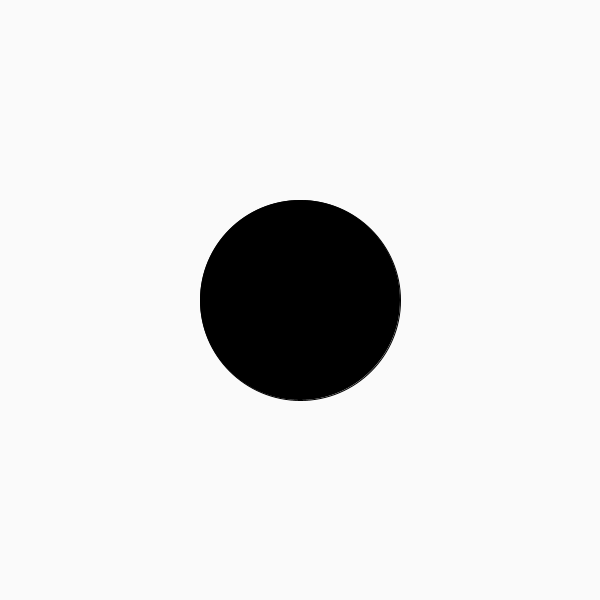
Frame 1 (no input)
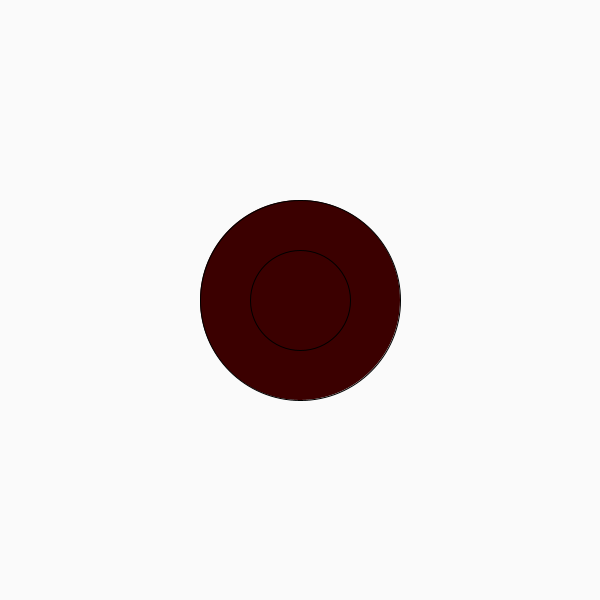
Frame 60 (the mouse pressed at the canvas centre just before this capture)
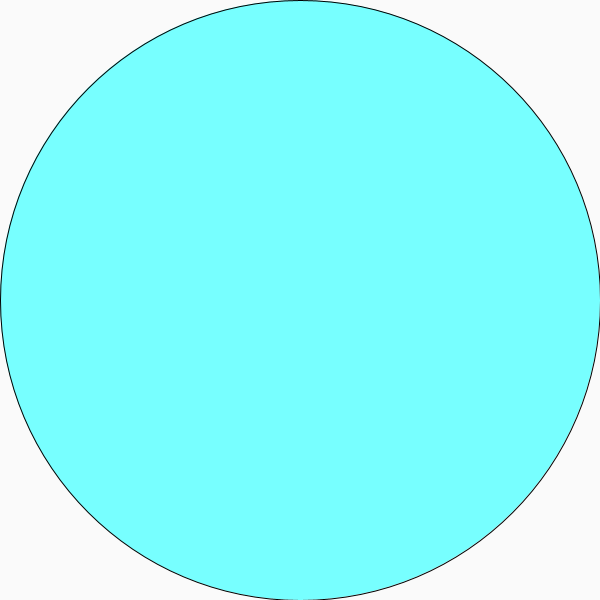
Frame 120 (the mouse held since frame 60 and released just before this capture)

The Processing sketch that drew these frames (run headless with seeded random() and noise(); from frame 60 on, the mouse is pressed at the canvas centre):

// Processing sketch: day_02_variables
// ── day_02_variables.pde

//Define Global Variables

color circleColor;
int circleColRed;

//previous positions of mouse
float pMouseX; 
float pMouseY; 

void setup() {
  background(250);
  size(600,600); 
  circleColRed = 0;
  circleColor = color(circleColRed, 100, 200); 
}

void draw() { 
  background(250);

   //define variables that are functions of mouse and previous mouse
   float diffX = abs(mouseX-pMouseX); 
   float diffY = abs(mouseY-pMouseY); 
   float diff = diffX + diffY;
   
   //define a variable that is a function of variables
   circleColor = color(circleColRed, diff, diff);
   
   //fill the ellipses
   fill(circleColor);
   
   //main 2 ellipses in center of screen
   ellipse(300, 300, 200, 200); 
   ellipse(300, 300, 100, 100);
   
   //ellipse that moves with mouse and whose size moves with mouse
   ellipse(mouseX, mouseY, diff, diff); 
      
   circleColRed++;  
   
}
